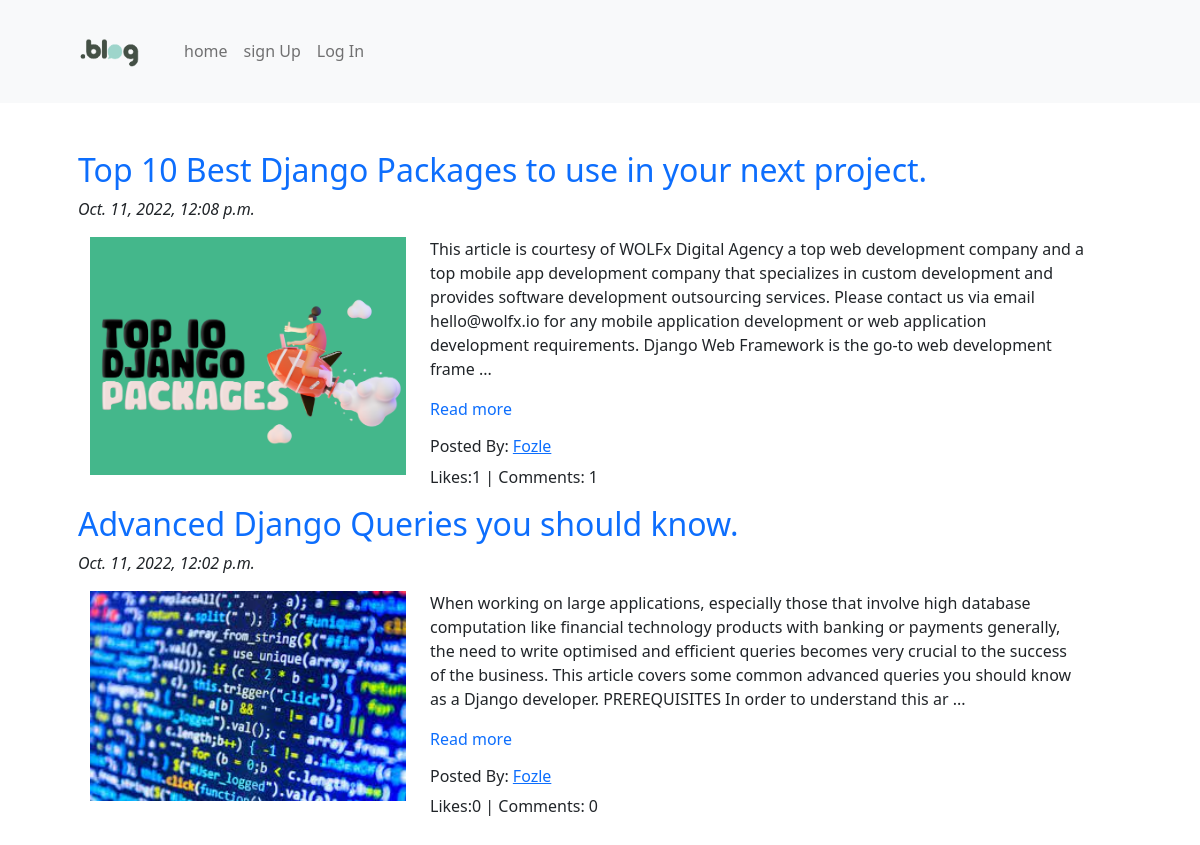
Screenshot of /blog/ with the database file from the repository.
### blog_app/models.py (models this page shows, shortened)
class Blog(models.Model):
    author = models.ForeignKey(
        User, on_delete=models.CASCADE, related_name='post_author')
    blog_title = models.CharField(max_length=264, verbose_name='put a title')
    slug = models.SlugField(max_length=254, unique=True)
    blog_content = models.TextField(verbose_name='what is in your mind')
    blog_img = models.ImageField(upload_to='blog_images', verbose_name='image')
    publish_date = models.DateTimeField(auto_now_add=True)
    update_date = models.DateTimeField(auto_now=True)
    class Meta:
        ordering = ['-publish_date', ]

### blog_app/views.py (the view)
# urls.py: path('', views.BlogList.as_view(), name='blog_list'),
class BlogList(ListView):
    context_object_name = 'blogs'
    model = Blog
    template_name = 'blog_app/blog_list.html'

### blog_app/templatetags/custom_filter.py (called while the page is built)
def range_filter(value):
    return value[0: 400]

### templates/blog_app/blog_list.html (shortened to what this page needs)
{% extends 'base.html'%}
{% load custom_filter %}
{% block content%}
{% for blog in blogs %}
<a href="{% url 'blog_app:blog_detail' slug=blog.slug %}" style="text-decoration:none;"><h2>{{blog.blog_title}}</h2></a>
<p><i>{{blog.publish_date}}</i></p>
<div class=" container row">
    <div class="col-4">
        <img src="/media/{{blog.blog_img}}" alt="" width="100%">
    </div>
    <div class="col-8">
        <p>{{blog.blog_content  | range_filter }} ...</p>
        <p><a href="{% url 'blog_app:blog_detail' slug=blog.slug %}" style="text-decoration: none;">Read more</a></p>
        <h6>Posted By: <a href="#">{{blog.author}}</a></h6>
        <p>Likes:{{blog.liked_blog.count}} | Comments: {{blog.blog_comment.count}}</p>
    </div>
</div>
{% endfor %}
{% endblock %}

### templates/base.html (shortened to what this page needs)
<!DOCTYPE html>
<html lang="en">
  <head>
    <link
      href="https://cdn.jsdelivr.net/npm/bootstrap@5.2.2/dist/css/bootstrap.min.css"
      rel="stylesheet"
    />
  </head>
  <body>
    <nav class="navbar navbar-expand-lg bg-light">
      <div class="container-fluid " >
        <a class="navbar-brand ms-5" href="#"><img src="/media/logo.png" alt="" width="100px"></a>
        <div class="collapse navbar-collapse" id="navbarSupportedContent">
          <ul class="navbar-nav me-auto mb-2 mb-lg-0">
            <li class="nav-item">
              <a
                class="nav-link "
                aria-current="page"
                href="{% url 'home'%}"
                >home</a
              >
            </li>
            {% if user.is_authenticated %}
            <li class="nav-item">
              <a
                class="nav-link "
                aria-current="page"
                href="{% url 'blog_app:myblogs'%}"
                >{{user}}'s blogs </a
              >
            </li>
            <li class="nav-item">
              <a
                class="nav-link "
                aria-current="page"
                href="{% url 'login_app:profile'%}"
                >Profile </a
              >
            </li>
            <li class="nav-item"></li>
            <li class="nav-item dropdown">
              <a
                class="nav-link dropdown-toggle"
                href="#"
                role="button"
                data-bs-toggle="dropdown"
                aria-expanded="false"
              >
                {{user.username}}
              </a>
              <ul class="dropdown-menu">
                <li>
                  <a class="dropdown-item" href="{% url 'login_app:log_out'%}"
                    >Log Out</a
                  >
                </li>
              </ul>
            </li>
            <li class="nav-item">
              <a
                class="nav-link "
                aria-current="page"
                href="{% url 'blog_app:create-blog'%}"
                >Write Blog</a
              >
            </li>
            {% else %}
            <li class="nav-item">
              <a class="nav-link" href="{% url 'login_app:sign_up'%}"
                >sign Up</a
              >
            </li>
            <li class="nav-item">
              <a class="nav-link" href="{% url 'login_app:log_in'%}">Log In</a>
            </li>
            {% endif %}
          </ul>
        </div>
      </div>
    </nav>
    <div class="container p-5">{% block content %} {% endblock %}</div>
  </body>
</html>

### rows the page displays
Blog: blog_title "Top 10 Best Django Packages to use in your next project.", publish_date "Oct. 11, 2022, 12:08 p.m.", blog_img (picture), blog_content|range_filter "This article is courtesy of WOLFx Digital Agency a top web development company and a top mobile app development company that specializes in custom development and provides software development outsourcing services. Please contact us via email hello@wolfx.io for any mobile application development or web application development requirements. Django Web Framework is the go-to web development frame", author "Fozle", liked_blog.count "1", blog_comment.count "1"
Blog: blog_title "Advanced Django Queries you should know.", publish_date "Oct. 11, 2022, 12:02 p.m.", blog_img (picture), blog_content|range_filter "When working on large applications, especially those that involve high database computation like financial technology products with banking or payments generally, the need to write optimised and efficient queries becomes very crucial to the success of the business. This article covers some common advanced queries you should know as a Django developer. PREREQUISITES In order to understand this ar", author "Fozle", liked_blog.count "0", blog_comment.count "0"
